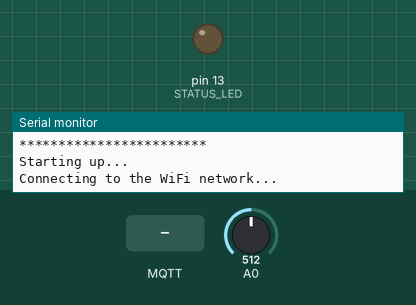
Simulated run of this sketch. Board: Arduino Uno WiFi Rev2. Shown: output pins drawn as LEDs (lit = HIGH), the last lines printed to the serial monitor. Inputs (shaded band) come from the test bench; at power-on: A0 = 512. WiFi joins after 1.5 s; servers stay silent unless stated; no MQTT or app messages arrive unless stated.

Above: at 0.1 s.
At 2.7 s:
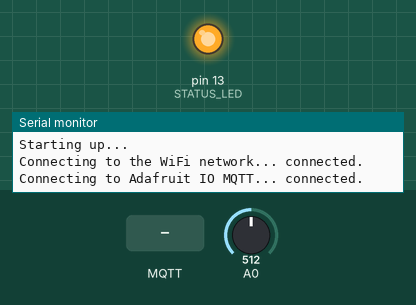
2.8 s: MQTT message "1" arrives on the first subscribed topic
4.3 s: MQTT message "on" arrives on the first subscribed topic
9.5 s: MQTT message "off" arrives on the first subscribed topic
Timing chart, 0 to 17.0 s (numbered marks = the images above; inputs shaded):
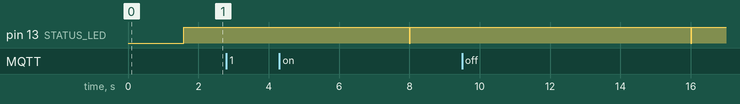

The sketch:

arduino-mqtt-template.ino
```cpp
/****************************************************************
*
*   INCLUDES
*
*****************************************************************/
#include <ArduinoMqttClient.h>
#include <WiFiNINA.h>     // For Arduino Uno Wifi rev2
//#include <WiFiS3.h>     // For Arduino Uno Wifi rev4

#include "arduino_secrets.h"
#include "connection.h"
#include "led_status.h"


/****************************************************************
*
*   CONFIG
*
*****************************************************************/
// Wifi
const char wifiNetwork[] = WIFI_SSID;
const char wifiPassword[] = WIFI_PASSWORD;

// Adafruit IO credentials
const char mqttServer[] = MQTT_SERVER;
const int mqttPort = MQTT_PORT;
const char mqttUser[] = MQTT_USER;
const char mqttPassword[] = MQTT_AIO_KEY;

const char topicSending[]  = MQTT_TOPIC_SENDING_ADAFRUIT;
const char topicReceiving[]  = MQTT_TOPIC_RECEIVING_ADAFRUIT;

// Loop helper vars
const long interval = 8000;
unsigned long previousMillis = 0;


/****************************************************************
*
*   GLOBAL CLIENTS
*
*****************************************************************/
WiFiClient wifiClient;
MqttClient mqttClient(wifiClient);


/****************************************************************
*
*   SETUP
*
*****************************************************************/
void setup() {
  Serial.begin(9600);
  while (!Serial);

  Serial.println("ARDUINO MQTT BOILERPLATE");
  Serial.println("************************");

  Serial.println("Starting up...");
  initStatusLED();
  connectToWiFi();
  connectToMQTT();
  mqttClient.subscribe(topicReceiving);
  mqttClient.onMessage(onMqttMessage);
}

// Loop
void loop() {
  ensureWiFiConnected();
  ensureMQTTConnected();

  // maintain MQTT connection
  mqttClient.poll();

  // handle sending mqtt data
  unsigned long currentMillis = millis();
  if (currentMillis - previousMillis >= interval) {
    previousMillis = currentMillis;
    handleSending();
  }

  // Update LED to reflect current connection state
  updateStatusLED();
}

void handleSending(){
  setStatusLED(false);

  // Read sensor values
  int Rvalue  = analogRead(A0);

  // Debug print
  Serial.print("Publishing to ");
  Serial.print(topicSending); Serial.print(": "); Serial.println(Rvalue);

  // Publish messages
  mqttClient.beginMessage(topicSending);
  mqttClient.print(Rvalue);
  mqttClient.endMessage();

  Serial.println("Message(s) sent.\n");
  setStatusLED(true);
}

void onMqttMessage(int messageSize) {
  // we received a message, print out the topic and contents
  Serial.println("Received a message with topic '");
  Serial.print(mqttClient.messageTopic());
  Serial.print("', length ");
  Serial.print(messageSize);
  Serial.println(" bytes:");

  // use the Stream interface to print the contents
  while (mqttClient.available()) {
    Serial.print((char)mqttClient.read());
  }
  Serial.println();
  Serial.println();
}
```

arduino_secrets.example.h
```cpp
#define WIFI_SSID               "dummy"
#define WIFI_PASSWORD           "dummy"

#define MQTT_USER               "dummy"
#define MQTT_AIO_KEY            "aio_dummy"

#define MQTT_SERVER             "io.adafruit.com"
#define MQTT_PORT               1883

#define MQTT_TOPIC_RECEIVING    "forecast"
#define MQTT_TOPIC_SENDING      "temperatures"

#define MQTT_TOPIC_SENDING_ADAFRUIT      "TimVdWalle/feeds/weather-forecast.temperatures"
#define MQTT_TOPIC_RECEIVING_ADAFRUIT    "TimVdWalle/feeds/weather-forecast.forecast"
```

connection.cpp
```cpp
#include "connection.h"

void connectToWiFi() {
  Serial.print("Connecting to the WiFi network...");
  while (WiFi.begin(wifiNetwork, wifiPassword) != WL_CONNECTED) {
    Serial.print(".");
    blinkStatusLED(100); // Slow blink while trying Wi-Fi
  }
  Serial.println(" connected.");
}

void connectToMQTT() {
  Serial.print("Connecting to Adafruit IO MQTT...");
  mqttClient.setUsernamePassword(mqttUser, mqttPassword);
  while (!mqttClient.connect(mqttServer, mqttPort)) {
    Serial.print("Connection to Adafruit IO MQTT failed. Error code: ");
    Serial.println(mqttClient.connectError());
    Serial.println("Retrying in 5 seconds...");

    unsigned long startTime = millis();
    while (millis() - startTime < 5000) {
      blinkStatusLED(150); // Fast blink while trying MQTT
    }
  }
  Serial.println(" connected.");
}

void ensureWiFiConnected() {
  if (WiFi.status() != WL_CONNECTED) {
    Serial.println("Wi-Fi disconnected! Reconnecting...");
    connectToWiFi();
  }
}

void ensureMQTTConnected() {
  if (!mqttClient.connected()) {
    Serial.println("MQTT disconnected! Reconnecting...");
    connectToMQTT();
    //mqttClient.subscribe(MQTT_TOPIC_RECEIVING);
  }
}

void updateStatusLED() {
  if (WiFi.status() == WL_CONNECTED && mqttClient.connected()) {
    setStatusLED(true); // Solid ON
  } else {
    setStatusLED(false); // OFF
  }
}
```

connection.h
```cpp
#ifndef CONNECTION_H
#define CONNECTION_H

#include <ArduinoMqttClient.h>
#include <WiFiNINA.h>     // For Arduino Uno Wifi rev2
//#include <WiFiS3.h>     // For Arduino Uno Wifi rev4
#include "led_status.h"

// Extern declarations (defined in .ino)
extern const char wifiNetwork[];   // TODO
extern const char wifiPassword[];   // TODO

extern const char mqttServer[];
extern const int mqttPort;
extern const char mqttUser[];
extern const char mqttPassword[];

extern WiFiClient wifiClient;
extern MqttClient mqttClient;

// Connection functions
void connectToWiFi();
void connectToMQTT();
void ensureWiFiConnected();
void ensureMQTTConnected();
void updateStatusLED();

#endif
```

led_status.cpp
```cpp
#include "led_status.h"

unsigned long previousBlinkMillis = 0;
bool ledState = LOW;

void initStatusLED() {
  pinMode(STATUS_LED, OUTPUT);
  digitalWrite(STATUS_LED, LOW);
}

void blinkStatusLED(unsigned long interval) {
  unsigned long currentMillis = millis();
  if (currentMillis - previousBlinkMillis >= interval) {
    previousBlinkMillis = currentMillis;
    ledState = !ledState;
    digitalWrite(STATUS_LED, ledState);
  }
}

void setStatusLED(bool on) {
  digitalWrite(STATUS_LED, on ? HIGH : LOW);
}
```

led_status.h
```cpp
#ifndef LED_STATUS_H
#define LED_STATUS_H

#include <Arduino.h>

// Use pin 13 for onboard LED
#define STATUS_LED LED_BUILTIN

// Call this once in setup()
void initStatusLED();

// Call this repeatedly for blinking (non-blocking)
void blinkStatusLED(unsigned long interval);

// Set LED ON/OFF (e.g., for connection status)
void setStatusLED(bool on);

#endif
```
